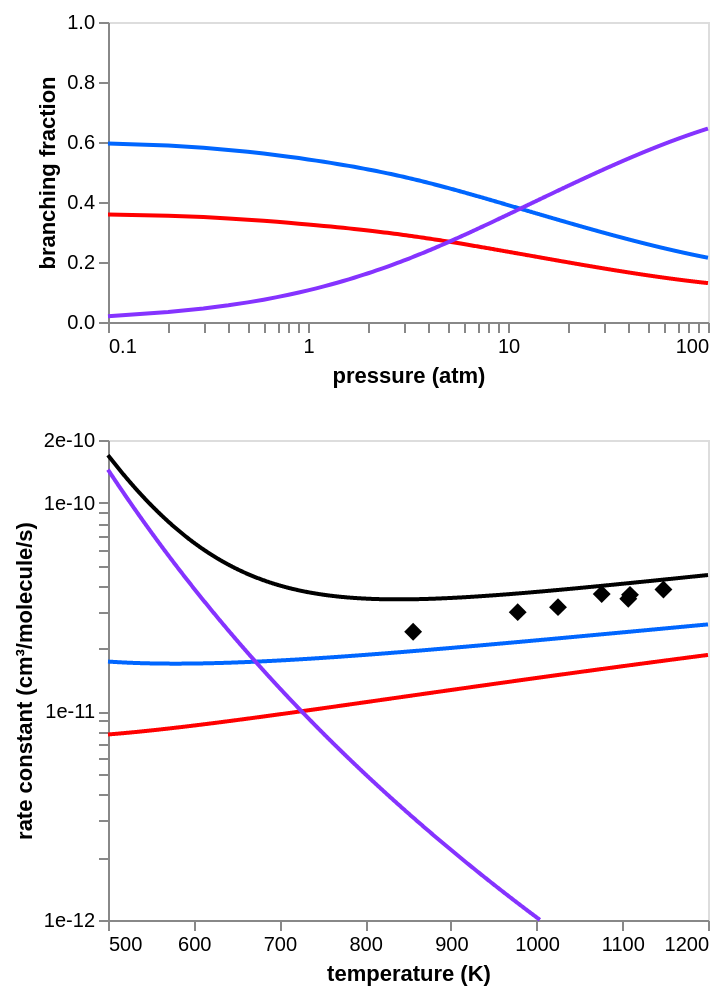

Source (notebook cell):
### Code cell
from autochem.util import plot

expt = ac.rate.data.Rate(
    order=2,
    k_data=np.array(
        [
            [2.41e-11],
            [2.99e-11],
            [3.65e-11],
            [4.49e-11],
            [3.62e-11],
            [3.47e-11],
            [3.84e-11],
            [3.16e-11],
        ]
    ),
    T=[856, 978, 1076, 1258, 1109, 1107, 1148, 1025],
    P=[1],
    units={"substance": "molec"},
)

T, k = expt.plot_data(T=(500, 1250), P=1, units={"substance": "molecules"})
expt_chart = plot.general(
    y_data=[k],
    x_data=T,
    labels=["Liu"],
    colors=[plot.Color.black],
    mark="point",
    mark_kwargs={"opacity": 1, "filled": True, "shape": "diamond", "size": 80},
    y_scale=plot.log_scale((np.min(k), np.max(k))),
    y_axis=plot.log_scale_axis((np.min(k), np.max(k))),
    legend=False,
)
rate_chart_with_expt = alt.layer(rate_chart, expt_chart).resolve_scale(
    color="independent"
)

chart = alt.vconcat(
    branch_frac_chart.properties(width=300, height=150),
    rate_chart_with_expt.properties(width=300, height=240),
).configure_axis(grid=False)
chart

### Figure 1 — Vega-Lite specification as saved in the notebook (floating-point values rounded to 4 significant figures; data arrays with more than 128 entries replaced by an {"elided": "..."} marker saying what was removed)
{"config": {"view": {"continuousWidth": 300, "continuousHeight": 300}, "axis": {"grid": false}}, "vconcat": [{"data": {"name": "data-51d324fc15921d97d09c12f37a8960c4"}, "mark": {"type": "line"}, "encoding": {"color": {"field": "key", "legend": null, "scale": {"domain": ["C5H7(500)+H2O(5)", "C5H7(504)+H2O(5)", "C5H9O(852)rR"], "range": ["#0066ff", "#ff0000", "#8533ff"]}, "type": "nominal"}, "x": {"axis": {"labelExpr": "((abs(datum.value - 0.1) / abs(0.1) < 1e-5) ||\n(abs(datum.value - 1.0) / abs(1.0) < 1e-5) ||\n(abs(datum.value - 10.0) / abs(10.0) < 1e-5) ||\n(abs(datum.value - 100.0) / abs(100.0) < 1e-5) ||\n(abs(datum.value - 100.0) / abs(100.0) < 1e-5)) ? datum.label : ''", "values": [0.1, 0.2, 0.3, 0.4, 0.5, 0.6, 0.7, 0.8, 0.9, 1.0, 2.0, 3.0, 4.0, 5.0, 6.0, 7.0, 8.0, 9.0, 10.0, 20.0, 30.0, 40.0, 50.0, 60.0, 70.0, 80.0, 90.0, 100.0, 100.0]}, "field": "x", "scale": {"domain": [0.1, 100.0], "type": "log"}, "title": "pressure (atm)", "type": "quantitative"}, "y": {"axis": {"format": ".1f"}, "field": "value", "scale": {"domain": [0, 1], "domainMax": 1, "nice": true}, "title": "branching fraction", "type": "quantitative"}}, "height": 150, "transform": [{"fold": ["C5H7(500)+H2O(5)", "C5H7(504)+H2O(5)", "C5H9O(852)rR"]}], "width": 300}, {"layer": [{"data": {"name": "data-1f2a48a5076b0d7bb04cefdf81cddc64"}, "mark": {"type": "line"}, "encoding": {"color": {"field": "key", "legend": null, "scale": {"domain": ["Total", "C5H7(500)+H2O(5)", "C5H7(504)+H2O(5)", "C5H9O(852)rR"], "range": ["#000000", "#0066ff", "#ff0000", "#8533ff"]}, "type": "nominal"}, "x": {"axis": {"format": ".0f"}, "field": "x", "scale": {"domain": [500, 1200], "domainMax": 1200, "nice": true}, "title": "temperature (K)", "type": "quantitative"}, "y": {"axis": {"format": ".0e", "labelExpr": "((abs(datum.value - 1e-12) / abs(1e-12) < 1e-5) ||\n(abs(datum.value - 1e-11) / abs(1e-11) < 1e-5) ||\n(abs(datum.value - 1e-10) / abs(1e-10) < 1e-5) ||\n(abs(datum.value - 2e-10) / abs(2e-10) < 1e-5)) ? datum.label : ''", "values": [1e-12, 2e-12, 3e-12, 4e-12, 5e-12, 6e-12, 7e-12, 8e-12, 9e-12, 1e-11, 2e-11, 3e-11, 4e-11, 5e-11, 6e-11, 7e-11, 8e-11, 9e-11, 1e-10, 2e-10]}, "field": "value", "scale": {"domain": [1e-12, 2e-10], "type": "log"}, "title": "rate constant (cm³/molecule/s)", "type": "quantitative"}}, "transform": [{"fold": ["Total", "C5H7(500)+H2O(5)", "C5H7(504)+H2O(5)", "C5H9O(852)rR"]}]}, {"data": {"name": "data-6f05c904e8a74c6453c55f475e38fe59"}, "mark": {"type": "point", "filled": true, "opacity": 1, "shape": "diamond", "size": 80}, "encoding": {"color": {"field": "key", "legend": null, "scale": {"domain": ["Liu"], "range": ["#000000"]}, "type": "nominal"}, "x": {"field": "x", "title": "", "type": "quantitative"}, "y": {"axis": {"format": ".0e", "labelExpr": "((abs(datum.value - 2e-11) / abs(2e-11) < 1e-5) ||\n(abs(datum.value - 4e-11) / abs(4e-11) < 1e-5)) ? datum.label : ''", "values": [2e-11, 3e-11, 4e-11]}, "field": "value", "scale": {"domain": [2e-11, 4e-11], "type": "log"}, "title": "", "type": "quantitative"}}, "transform": [{"fold": ["Liu"]}]}], "height": 240, "resolve": {"scale": {"color": "independent"}}, "width": 300}], "$schema": "https://vega.github.io/schema/vega-lite/v5.20.1.json", "datasets": {"data-51d324fc15921d97d09c12f37a8960c4": {"elided": "1000 records"}, "data-1f2a48a5076b0d7bb04cefdf81cddc64": {"elided": "1000 records"}, "data-6f05c904e8a74c6453c55f475e38fe59": [{"x": 856.0, "Liu": 2.41e-11}, {"x": 978.0, "Liu": 2.99e-11}, {"x": 1025.0, "Liu": 3.16e-11}, {"x": 1076.0, "Liu": 3.65e-11}, {"x": 1107.0, "Liu": 3.47e-11}, {"x": 1109.0, "Liu": 3.62e-11}, {"x": 1148.0, "Liu": 3.84e-11}]}}
